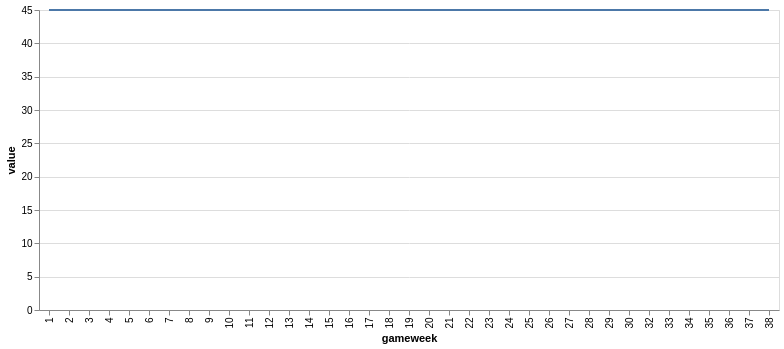

Notebook cell for this chart:
### Code cell
## Price by Gameweek


alt.data_transformers.enable('vegafusion')

price_by_gameweek = (
    alt.Chart(gameweek_data) ## reflects pound value of player
    .mark_line()
    .encode(x="gameweek:O", y="value:Q")
    .add_params(selection)
    .transform_filter(alt.datum['team_player'] == selection)
)

price_by_gameweek

### Figure 1 — Vega specification as saved in the notebook (floating-point values rounded to 4 significant figures; data arrays with more than 128 entries replaced by an {"elided": "..."} marker saying what was removed)
{"$schema": "https://vega.github.io/schema/vega/v6.json", "data": [{"name": "_server_source_0", "values": {"elided": "29757 records"}}, {"name": "source_0", "source": "_server_source_0", "transform": [{"type": "filter", "expr": "(datum['team_player'] === team_player)"}, {"type": "project", "fields": ["gameweek", "value"]}]}, {"name": "source_0_x_domain_gameweek", "source": "source_0", "transform": [{"type": "aggregate", "groupby": ["gameweek"], "fields": [], "ops": [], "as": []}, {"type": "formula", "expr": "datum['gameweek']", "as": "sort_field"}, {"type": "project", "fields": ["gameweek"]}]}, {"name": "source_0_y_domain_value", "source": "source_0", "transform": [{"type": "formula", "expr": "+datum['value']", "as": "value"}, {"type": "aggregate", "groupby": [], "fields": ["value", "value"], "ops": ["min", "max"], "as": ["min", "max"]}]}], "signals": [{"name": "x_step", "value": 20}, {"name": "width", "update": "bandspace(domain('x').length, 1, 0.5) * x_step"}, {"name": "team_player", "value": "Arsenal_Albert Sambi Lokonga", "bind": {"input": "select", "options": {"elided": "869 str values"}, "name": "Team-Player: "}}], "marks": [{"type": "line", "name": "marks", "from": {"data": "source_0"}, "sort": {"field": "x"}, "encode": {"update": {"stroke": {"value": "#4c78a8"}, "x": {"field": "gameweek", "scale": "x"}, "y": {"field": "value", "scale": "y"}, "defined": {"signal": "isValid(datum[\"value\"]) && isFinite(+datum[\"value\"])"}}}, "style": ["line"]}], "scales": [{"name": "x", "type": "point", "domain": {"data": "source_0_x_domain_gameweek", "field": "gameweek", "sort": true}, "range": {"step": {"signal": "x_step"}}, "padding": 0.5}, {"name": "y", "type": "linear", "domain": [{"signal": "(data(\"source_0_y_domain_value\")[0] || {}).min"}, {"signal": "(data(\"source_0_y_domain_value\")[0] || {}).max"}], "range": [{"signal": "height"}, 0], "zero": true, "nice": true}], "axes": [{"scale": "y", "labels": false, "ticks": false, "minExtent": 0, "domain": false, "aria": false, "tickCount": {"signal": "ceil(height/40)"}, "gridScale": "x", "grid": true, "maxExtent": 0, "zindex": 0, "orient": "left"}, {"scale": "x", "grid": false, "orient": "bottom", "title": "gameweek", "labelAlign": "right", "labelAngle": 270, "labelBaseline": "middle", "zindex": 0}, {"scale": "y", "orient": "left", "labelOverlap": true, "grid": false, "title": "value", "tickCount": {"signal": "ceil(height/40)"}, "zindex": 0}], "style": "cell", "background": "white", "padding": 5, "height": 300}
